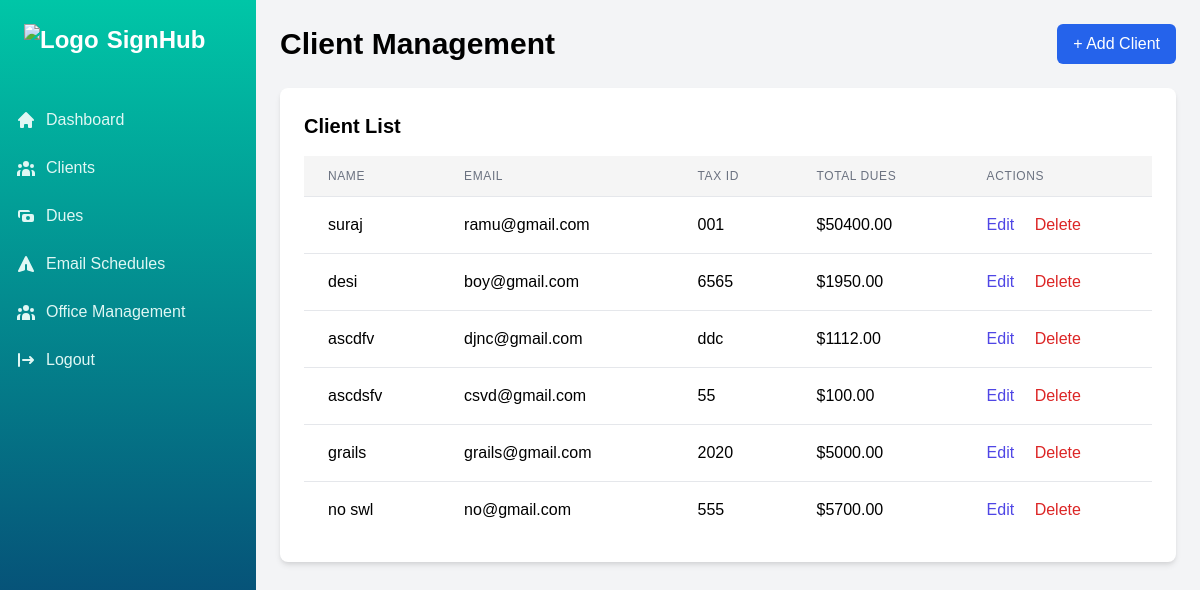
Screenshot of /clients/ (signed in) with the database file from the repository.
### clients/models.py (models this page shows, shortened)
class Client(models.Model):
    name = models.CharField(max_length=100)
    email = models.EmailField(unique=True)
    phone = models.CharField(max_length=15, blank=True)
    address = models.TextField(blank=True)
    tax_id = models.CharField(max_length=20, unique=True, help_text="Client's Tax Identification Number")
    registration_date = models.DateField(default=timezone.now)
    last_payment_date = models.DateField(blank=True, null=True)
    notes = models.TextField(blank=True, help_text="Additional tax or client notes")
    def total_dues(self):
        dues_records_total = self.dues_records.aggregate(total=models.Sum('amount'))['total'] or Decimal('0')
        return dues_records_total

### clients/views.py (the view, shortened to what this page needs)
# urls.py: path('clients/', client_list, name='client_list'),
@login_required
def client_list(request, pk=None):
    clients = Client.objects.all()
    context = {'clients': clients}
    if pk:
        client = get_object_or_404(Client, pk=pk)
        context['form'] = ClientForm(instance=client)
        context['edit_mode'] = True
        context['client_id'] = pk
    else:
        context['form'] = ClientForm()
        context['edit_mode'] = False
    return render(request, 'client_list.html', context)

### clients/templates/client_list.html (shortened to what this page needs)
{% extends 'base_authenticated.html' %}
{% load static %}
{% block content %}
<div class="max-w-7xl mx-auto" x-data="{ showForm: {{ edit_mode|yesno:'true,false' }} }">
    <div class="flex justify-between items-center mb-6">
        <h1 class="text-3xl font-bold">Client Management</h1>
        <button @click="showForm = !showForm"
                class="bg-blue-600 text-white px-4 py-2 rounded-md hover:bg-blue-700 transition">
            <span x-show="!showForm">+ Add Client</span>
        </button>
    </div>
    <div class="bg-white p-6 rounded-lg shadow-md">
        <h2 class="text-xl font-semibold mb-4">Client List</h2>
        <table class="min-w-full divide-y divide-gray-200">
            <thead class="bg-gray-50">
                <tr>
                    <th class="px-6 py-3 text-left text-xs font-medium text-gray-500 uppercase tracking-wider">Name</th>
                    <th class="px-6 py-3 text-left text-xs font-medium text-gray-500 uppercase tracking-wider">Email</th>
                    <th class="px-6 py-3 text-left text-xs font-medium text-gray-500 uppercase tracking-wider">Tax ID</th>
                    <th class="px-6 py-3 text-left text-xs font-medium text-gray-500 uppercase tracking-wider">Total Dues</th>
                    <th class="px-6 py-3 text-left text-xs font-medium text-gray-500 uppercase tracking-wider">Actions</th>
                </tr>
            </thead>
            <tbody class="bg-white divide-y divide-gray-200">
                {% for client in clients %}
                <tr>
                    <td class="px-6 py-4 whitespace-nowrap">{{ client.name }}</td>
                    <td class="px-6 py-4 whitespace-nowrap">{{ client.email }}</td>
                    <td class="px-6 py-4 whitespace-nowrap">{{ client.tax_id }}</td>
                    <td class="px-6 py-4 whitespace-nowrap">${{ client.total_dues|floatformat:2 }}</td>
                    <td class="px-6 py-4 whitespace-nowrap">
                        <a href="{% url 'client_list' client.pk %}" class="text-indigo-600 hover:text-indigo-900">Edit</a>
                        <a href="#" class="ml-4 text-red-600 hover:text-red-900">Delete</a>
                    </td>
                </tr>
                {% empty %}
                <tr>
                    <td colspan="5" class="px-6 py-4 text-center">No clients available.</td>
                </tr>
                {% endfor %}
            </tbody>
        </table>
    </div>
</div>
{% endblock %}

### static/css/styles.css (style rules this page uses)
body { font-family: Arial, sans-serif; }
table { border-collapse: collapse; width: 100%; }
th, td { padding: 8px; text-align: left; }
th { background-color: #f5f5f5; }

### rows the page displays
Client: name "suraj", email "ramu@gmail.com", tax_id "001", total_dues "50400.00"
Client: name "desi", email "boy@gmail.com", tax_id "6565", total_dues "1950.00"
Client: name "ascdfv", email "djnc@gmail.com", tax_id "ddc", total_dues "1112.00"
Client: name "ascdsfv", email "csvd@gmail.com", tax_id "55", total_dues "100.00"
Client: name "grails", email "grails@gmail.com", tax_id "2020", total_dues "5000.00"
Client: name "no swl", email "no@gmail.com", tax_id "555", total_dues "5700.00"
